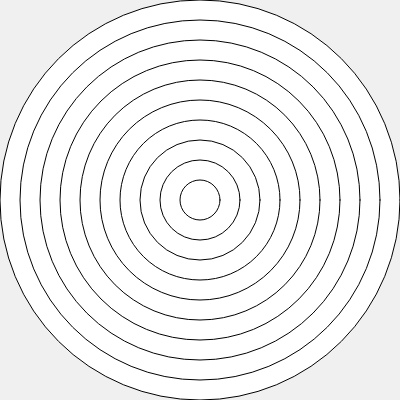
Frame 1 (no input)
Frame 60 (no input): identical to frame 1, image omitted
Frame 120 (the mouse pressed at the canvas centre since frame 60): identical to frame 1, image omitted

The p5.js sketch that drew this single still picture (run headless with seeded random() and noise() and a simulated clock; from frame 60 on, the mouse is pressed at the canvas centre):

// p5.js sketch
// ── sketch.js
// Project Title
// Your Name
// Date
//
// Extra for Experts:
// - describe what you did to take this project "above and beyond"

function setup() {
  createCanvas(400, 400);
  background(240)
  }
  
  let circleCount = 0;
  
  function draw() {
    while (circleCount <= 400) {
    ellipse(width/2, height/2, (400 - circleCount));
    circleCount += 40;
    }
  }
